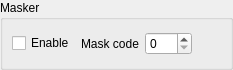
<?xml version="1.0" encoding="UTF-8"?>
<ui version="4.0">
 <class>xToolsMaskerToolUi</class>
 <widget class="QWidget" name="xToolsMaskerToolUi">
  <property name="geometry">
   <rect>
    <x>0</x>
    <y>0</y>
    <width>233</width>
    <height>70</height>
   </rect>
  </property>
  <property name="windowTitle">
   <string notr="true">Form</string>
  </property>
  <layout class="QHBoxLayout" name="horizontalLayout">
   <property name="leftMargin">
    <number>0</number>
   </property>
   <property name="topMargin">
    <number>0</number>
   </property>
   <property name="rightMargin">
    <number>0</number>
   </property>
   <property name="bottomMargin">
    <number>0</number>
   </property>
   <item>
    <widget class="QGroupBox" name="groupBox">
     <property name="title">
      <string>Masker</string>
     </property>
     <layout class="QGridLayout" name="gridLayout">
      <item row="0" column="1">
       <widget class="QLabel" name="label">
        <property name="text">
         <string>Mask code</string>
        </property>
       </widget>
      </item>
      <item row="0" column="2">
       <widget class="SAKSpinBox" name="spinBoxMaskCode">
        <property name="maximum">
         <number>256</number>
        </property>
       </widget>
      </item>
      <item row="0" column="0">
       <widget class="SAKCheckBox" name="checkBoxEnable">
        <property name="text">
         <string>Enable</string>
        </property>
       </widget>
      </item>
      <item row="0" column="3">
       <spacer name="horizontalSpacer">
        <property name="orientation">
         <enum>Qt::Horizontal</enum>
        </property>
        <property name="sizeHint" stdset="0">
         <size>
          <width>40</width>
          <height>20</height>
         </size>
        </property>
       </spacer>
      </item>
     </layout>
    </widget>
   </item>
  </layout>
 </widget>
 <customwidgets>
  <customwidget>
   <class>SAKCheckBox</class>
   <extends>QCheckBox</extends>
   <header location="global">sakcheckbox.h</header>
  </customwidget>
  <customwidget>
   <class>SAKSpinBox</class>
   <extends>QSpinBox</extends>
   <header location="global">sakspinbox.h</header>
  </customwidget>
 </customwidgets>
 <resources/>
 <connections/>
</ui>
